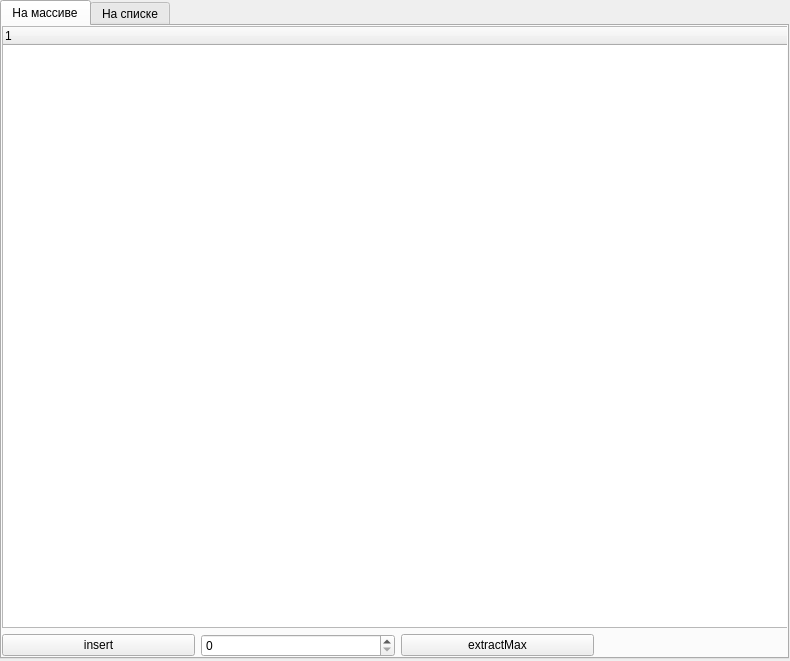
<?xml version="1.0" encoding="UTF-8"?>
<ui version="4.0">
 <class>MainWindow</class>
 <widget class="QMainWindow" name="MainWindow">
  <property name="geometry">
   <rect>
    <x>0</x>
    <y>0</y>
    <width>790</width>
    <height>661</height>
   </rect>
  </property>
  <property name="windowTitle">
   <string>MainWindow</string>
  </property>
  <widget class="QWidget" name="centralwidget">
   <widget class="QTabWidget" name="tabWidget">
    <property name="geometry">
     <rect>
      <x>0</x>
      <y>0</y>
      <width>789</width>
      <height>659</height>
     </rect>
    </property>
    <property name="currentIndex">
     <number>0</number>
    </property>
    <widget class="QWidget" name="tab">
     <attribute name="title">
      <string>На массиве</string>
     </attribute>
     <widget class="QWidget" name="gridLayoutWidget">
      <property name="geometry">
       <rect>
        <x>0</x>
        <y>0</y>
        <width>791</width>
        <height>631</height>
       </rect>
      </property>
      <layout class="QGridLayout" name="gridLayout">
       <item row="0" column="0" colspan="4">
        <widget class="QTreeWidget" name="treeWidgetArrHeap">
         <column>
          <property name="text">
           <string/>
          </property>
         </column>
        </widget>
       </item>
       <item row="1" column="0">
        <widget class="QPushButton" name="insertInArrHeap">
         <property name="text">
          <string>insert</string>
         </property>
        </widget>
       </item>
       <item row="1" column="1">
        <widget class="QSpinBox" name="spinBox"/>
       </item>
       <item row="1" column="2">
        <widget class="QPushButton" name="extractMaxArrHeap">
         <property name="text">
          <string>extractMax</string>
         </property>
        </widget>
       </item>
       <item row="1" column="3">
        <widget class="QLabel" name="arrHeapLabel">
         <property name="text">
          <string/>
         </property>
        </widget>
       </item>
      </layout>
     </widget>
    </widget>
    <widget class="QWidget" name="tab_2">
     <attribute name="title">
      <string>На списке</string>
     </attribute>
     <widget class="QWidget" name="gridLayoutWidget_2">
      <property name="geometry">
       <rect>
        <x>0</x>
        <y>0</y>
        <width>791</width>
        <height>631</height>
       </rect>
      </property>
      <layout class="QGridLayout" name="gridLayout_2">
       <item row="0" column="0" colspan="4">
        <widget class="QTreeWidget" name="treeWidgetListHeap">
         <column>
          <property name="text">
           <string notr="true"/>
          </property>
         </column>
        </widget>
       </item>
       <item row="1" column="0">
        <widget class="QPushButton" name="insertInLisstHeap">
         <property name="text">
          <string>insert</string>
         </property>
        </widget>
       </item>
       <item row="1" column="1">
        <widget class="QSpinBox" name="spinBox_2"/>
       </item>
       <item row="1" column="2">
        <widget class="QPushButton" name="extractMaxListHeap">
         <property name="text">
          <string>extractMax</string>
         </property>
        </widget>
       </item>
       <item row="1" column="3">
        <widget class="QLabel" name="listHeapLabel">
         <property name="text">
          <string/>
         </property>
        </widget>
       </item>
      </layout>
     </widget>
    </widget>
   </widget>
  </widget>
 </widget>
 <resources/>
 <connections/>
</ui>
